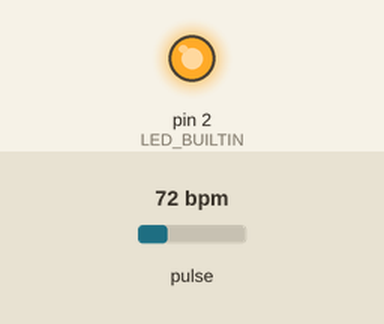
The sketch below on a simulated Arduino Uno, built with avr-gcc and run on an emulated ATmega328P. Shown: output pins drawn as LEDs (lit = HIGH). The inputs (shaded band) are chosen by the test bench; at power-on: pulse 72 bpm. What the sketch prints to the serial monitor is not drawn.

Above: at 0.1 s.
At 0.6 s:
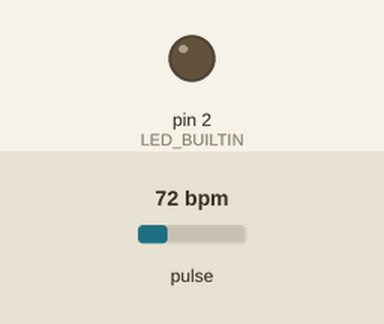
Timing chart, 0 to 2.1 s (numbered marks = the images above):
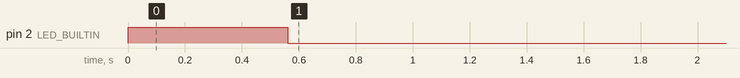

The sketch:

coletas_red_ir.ino
```cpp
#include <Wire.h>
#include "MAX30100_PulseOximeter.h"

#define REPORTING_PERIOD_MS     1000
#define LED_BUILTIN 2

int lastOccurrence = LOW;
bool firstDelay = true;

// Create a MAX30100 object
MAX30100 sensor;

uint16_t ir, red;
uint16_t avg_ir = 0, avg_red = 0;
int SAMPLE_NUMBER = 5000;
int i = 0;

void setup() {
    Serial.begin(115200);
    pinMode(LED_BUILTIN, OUTPUT);
    digitalWrite(LED_BUILTIN, HIGH);
    Serial.print("Initializing MAX30100..");

    // Initialize sensor
    if (!sensor.begin()) {
        Serial.println("FAILED");
        for(;;);
    } else {
        Serial.println("SUCCESS");
    }

    configureMax30100();

    takeSampleReadings();
}

void loop() {
  sensor.update();

  while (sensor.getRawValues(&ir, &red) && i <= SAMPLE_NUMBER) {
    if (ir > 10*avg_ir && red > 10*avg_red) {
      Serial.print(ir);
      Serial.print(',');
      Serial.println(red);
      i += 1;
    }
  }
  digitalWrite(LED_BUILTIN, LOW);
}

void configureMax30100() {
  sensor.setMode(MAX30100_MODE_SPO2_HR);
  sensor.setLedsCurrent(MAX30100_LED_CURR_50MA, MAX30100_LED_CURR_27_1MA);
  sensor.setLedsPulseWidth(MAX30100_SPC_PW_1600US_16BITS);
  sensor.setSamplingRate(MAX30100_SAMPRATE_100HZ);
  sensor.setHighresModeEnabled(true);
}

void takeSampleReadings() {
  delay(50);
  for (int i = 0; i <= 9; i++) {
    sensor.update();
    sensor.getRawValues(&ir, &red);
    avg_ir += ir;
    avg_red += red;
    delay(50);
  }
  avg_ir /= 10;
  avg_red /= 10;
}
```

Measured:
- by itself, pin 2 (LED_BUILTIN): HIGH → LOW at 0.56 s
